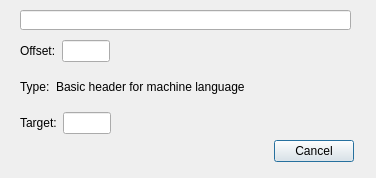
<?xml version="1.0" encoding="UTF-8"?>
<ui version="4.0">
 <class>PRGLoader</class>
 <widget class="QDialog" name="PRGLoader">
  <property name="geometry">
   <rect>
    <x>0</x>
    <y>0</y>
    <width>376</width>
    <height>178</height>
   </rect>
  </property>
  <property name="windowTitle">
   <string>Open PRG</string>
  </property>
  <widget class="QDialogButtonBox" name="buttonBox">
   <property name="geometry">
    <rect>
     <x>70</x>
     <y>140</y>
     <width>284</width>
     <height>23</height>
    </rect>
   </property>
   <property name="orientation">
    <enum>Qt::Horizontal</enum>
   </property>
   <property name="standardButtons">
    <set>QDialogButtonBox::Cancel</set>
   </property>
  </widget>
  <widget class="QLineEdit" name="filePath">
   <property name="enabled">
    <bool>true</bool>
   </property>
   <property name="geometry">
    <rect>
     <x>20</x>
     <y>10</y>
     <width>331</width>
     <height>20</height>
    </rect>
   </property>
   <property name="readOnly">
    <bool>true</bool>
   </property>
  </widget>
  <widget class="QWidget" name="verticalLayoutWidget">
   <property name="geometry">
    <rect>
     <x>20</x>
     <y>40</y>
     <width>331</width>
     <height>94</height>
    </rect>
   </property>
   <layout class="QVBoxLayout" name="verticalLayout">
    <item>
     <layout class="QHBoxLayout" name="horizontalLayout">
      <item>
       <widget class="QLabel" name="offsetLabel">
        <property name="text">
         <string>Offset:</string>
        </property>
       </widget>
      </item>
      <item>
       <widget class="QLineEdit" name="offset">
        <property name="enabled">
         <bool>true</bool>
        </property>
       </widget>
      </item>
      <item>
       <spacer name="horizontalSpacer">
        <property name="orientation">
         <enum>Qt::Horizontal</enum>
        </property>
        <property name="sizeHint" stdset="0">
         <size>
          <width>300</width>
          <height>20</height>
         </size>
        </property>
       </spacer>
      </item>
     </layout>
    </item>
    <item>
     <layout class="QHBoxLayout" name="horizontalLayout_2">
      <property name="leftMargin">
       <number>0</number>
      </property>
      <property name="rightMargin">
       <number>0</number>
      </property>
      <item>
       <widget class="QLabel" name="fileType">
        <property name="text">
         <string>Type:</string>
        </property>
       </widget>
      </item>
      <item>
       <widget class="QLabel" name="fileTypeLabel">
        <property name="text">
         <string>Basic header for machine language</string>
        </property>
       </widget>
      </item>
      <item>
       <spacer name="horizontalSpacer_2">
        <property name="orientation">
         <enum>Qt::Horizontal</enum>
        </property>
        <property name="sizeHint" stdset="0">
         <size>
          <width>40</width>
          <height>20</height>
         </size>
        </property>
       </spacer>
      </item>
     </layout>
    </item>
    <item>
     <layout class="QHBoxLayout" name="horizontalLayout_3">
      <item>
       <widget class="QLabel" name="target">
        <property name="text">
         <string>Target:</string>
        </property>
       </widget>
      </item>
      <item>
       <widget class="QLineEdit" name="targetNumber">
        <property name="enabled">
         <bool>true</bool>
        </property>
       </widget>
      </item>
      <item>
       <spacer name="horizontalSpacer_3">
        <property name="orientation">
         <enum>Qt::Horizontal</enum>
        </property>
        <property name="sizeHint" stdset="0">
         <size>
          <width>300</width>
          <height>20</height>
         </size>
        </property>
       </spacer>
      </item>
     </layout>
    </item>
   </layout>
  </widget>
 </widget>
 <resources/>
 <connections>
  <connection>
   <sender>buttonBox</sender>
   <signal>accepted()</signal>
   <receiver>PRGLoader</receiver>
   <slot>accept()</slot>
   <hints>
    <hint type="sourcelabel">
     <x>248</x>
     <y>254</y>
    </hint>
    <hint type="destinationlabel">
     <x>157</x>
     <y>274</y>
    </hint>
   </hints>
  </connection>
  <connection>
   <sender>buttonBox</sender>
   <signal>rejected()</signal>
   <receiver>PRGLoader</receiver>
   <slot>reject()</slot>
   <hints>
    <hint type="sourcelabel">
     <x>316</x>
     <y>260</y>
    </hint>
    <hint type="destinationlabel">
     <x>286</x>
     <y>274</y>
    </hint>
   </hints>
  </connection>
 </connections>
</ui>
